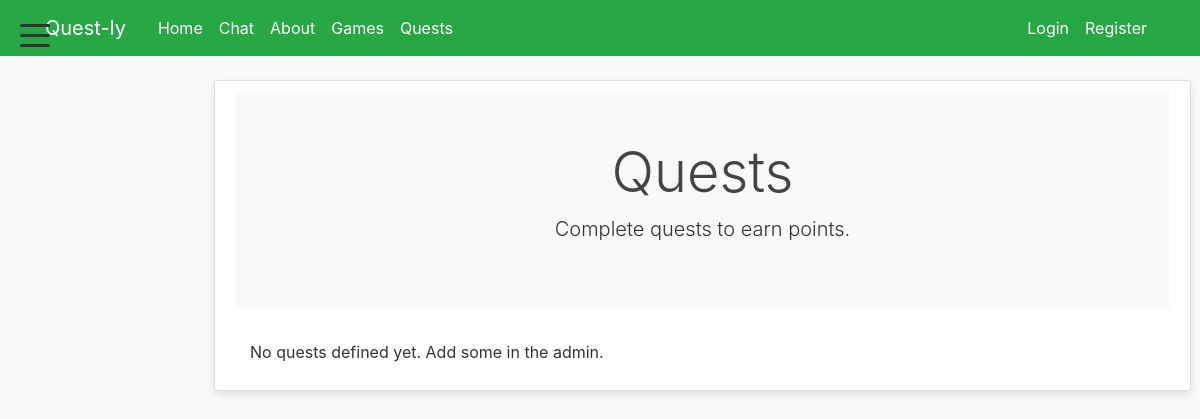
Page /quests/ on the earlier database version.
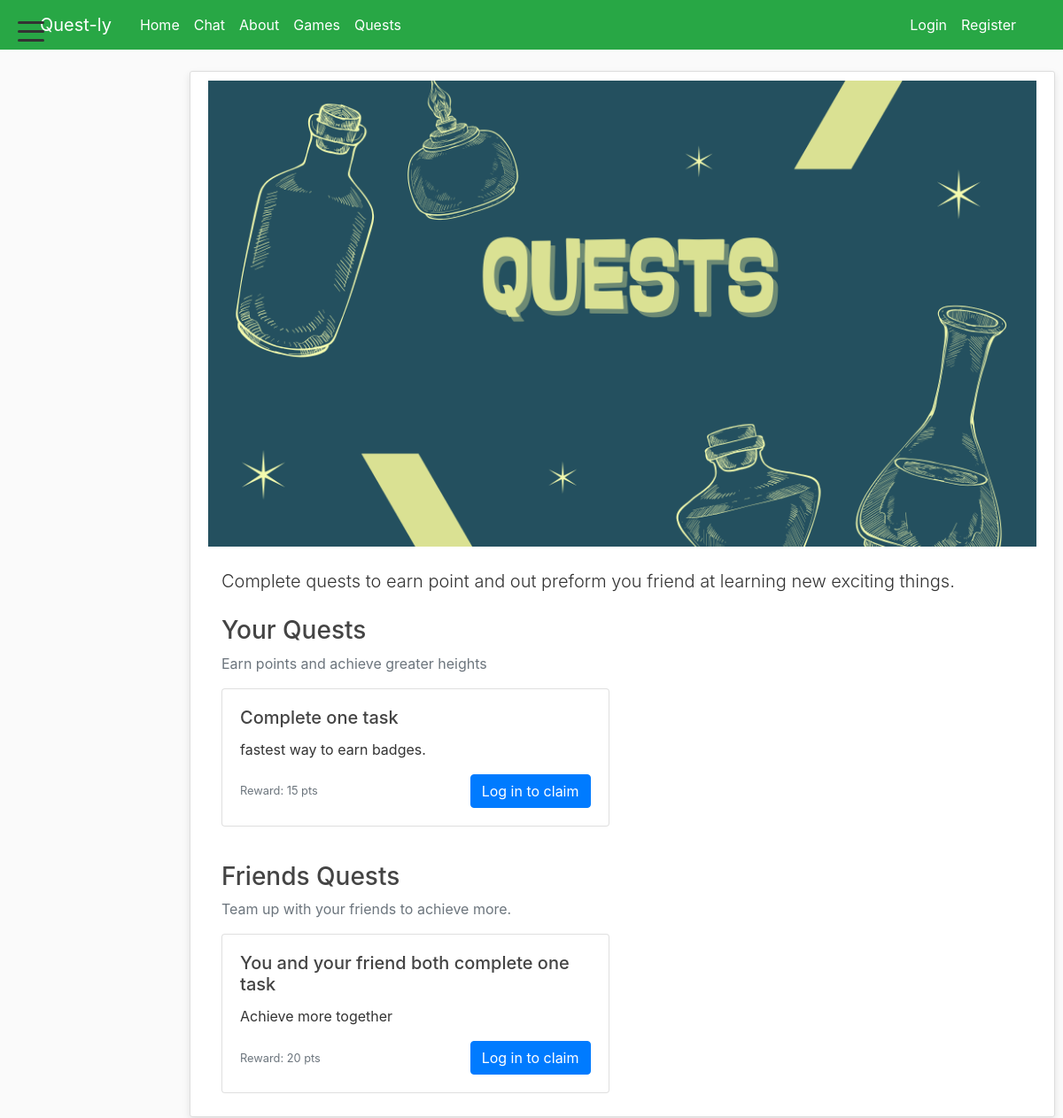
Same page on the later database version.
### blog/models.py (models this page shows, shortened)
class QuestPage(models.Model):
    hero_title = models.CharField(max_length=200, default='Quests')
    hero_text = models.TextField(blank=True, default='')
    hero_image = models.ImageField(upload_to='quests/', blank=True, null=True)

class QuestCategory(models.Model):
    name = models.CharField(max_length=150)
    description = models.TextField(blank=True, default='')
    order = models.IntegerField(default=0)
    class Meta:
        ordering = ['order', 'name']

class Quest(models.Model):
    category = models.ForeignKey(QuestCategory, related_name='quests', on_delete=models.CASCADE)
    title = models.CharField(max_length=200)
    description = models.TextField(blank=True, default='')
    points_reward = models.IntegerField(default=10, help_text='Points awarded when user completes this quest')
    is_active = models.BooleanField(default=True)
    created_at = models.DateTimeField(auto_now_add=True)

### quests/views.py (the view)
# urls.py: path('', views.quests, name='quests'),
def quests(request):
    page = QuestPage.objects.first()
    categories = QuestCategory.objects.prefetch_related('quests').all()
    completed_ids = set()
    if request.user.is_authenticated:
        completed_ids = set(CompletedQuest.objects.filter(user=request.user).values_list('quest_id', flat=True))
    return render(request, 'quests/quests.html', {
        'title': 'Quests',
        'page': page,
        'categories': categories,
        'completed_ids': completed_ids,
    })

### blog/context_processors.py (called while the page is built)
def all_courses(request):
    try:
        courses = Course.objects.all()
    except Exception:
        courses = []
    return {'all_courses': courses}

### blog/models.py (called while the page is built)
    def get_absolute_url(self):
        return reverse('task-detail', kwargs={'task_id': self.pk})

### blog/templatetags/custom_filters.py (called while the page is built)
@register.filter(name='is_not_student')
def is_not_student(user):
    try:
        if not getattr(user, 'is_authenticated', False):
            return True
        if user.groups.filter(name='Student').exists():
            return False
        if hasattr(user, 'profile') and getattr(user.profile, 'user_type', None) == 'student':
            return False
        return True
    except Exception:
        return True

### quests/templates/quests/quests.html
{% extends "blog/base.html" %}
{% block content %}
<div class="content-section">
    <div class="container-fluid p-0">
        {% if page and page.hero_image %}
            <div>
                <img src="{{ page.hero_image.url }}" alt="{{ page.hero_title }}" style="width:100%;height:auto;object-fit:cover;">
            </div>
        {% else %}
            <div class="jumbotron jumbotron-fluid text-center bg-light py-5">
                <div class="container">
                    <h1 class="display-4">Quests</h1>
                    <p class="lead">Complete quests to earn points.</p>
                </div>
            </div>
        {% endif %}
        <div class="container mt-4">
            {% if page and page.hero_text %}
                <p class="lead">{{ page.hero_text }}</p>
            {% endif %}
            {% for cat in categories %}
                <h3 class="mt-4">{{ cat.name }}</h3>
                {% if cat.description %}
                    <p class="text-muted">{{ cat.description }}</p>
                {% endif %}
                <div class="row">
                    {% for quest in cat.quests.all %}
                        <div class="col-md-6 mb-3">
                            <div class="card h-100">
                                <div class="card-body d-flex flex-column">
                                    <h5 class="card-title">{{ quest.title }}</h5>
                                    <p class="card-text">{{ quest.description|default:"(no description)" }}</p>
                                    <div class="mt-auto d-flex justify-content-between align-items-center">
                                        <small class="text-muted">Reward: {{ quest.points_reward }} pts</small>
                                        {% if user.is_authenticated %}
                                            {% if quest.id in completed_ids %}
                                                <button class="btn btn-outline-secondary" disabled>Completed</button>
                                            {% else %}
                                                <form method="post" action="{% url 'quest-complete' quest.id %}">
                                                    {% csrf_token %}
                                                    <button type="submit" class="btn btn-success">Done</button>
                                                </form>
                                            {% endif %}
                                        {% else %}
                                            <a href="{% url 'choose-login' %}?next={% url 'quests' %}" class="btn btn-primary">Log in to claim</a>
                                        {% endif %}
                                    </div>
                                </div>
                            </div>
                        </div>
                    {% endfor %}
                </div>
            {% empty %}
                <p>No quests defined yet. Add some in the admin.</p>
            {% endfor %}
        </div>
    </div>
</div>
{% endblock %}

### blog/templates/blog/base.html (shortened to what this page needs)
{% load static %}
{% load custom_filters %}
<!DOCTYPE html>
<html>
<head>
    <link rel="stylesheet" href="https://cdn.jsdelivr.net/npm/bootstrap@4.0.0/dist/css/bootstrap.min.css">
    <link rel="stylesheet" type="text/css" href="{% static 'blog/main.css' %}">
</head>
<body>
    <header class="site-header">
        <nav class="navbar navbar-expand-md navbar-dark bg-steel fixed-top">
            <div class="container">
                <button id="sidebarToggle" class="hamburger-menu">
                    <div class="bar"></div>
                    <div class="bar"></div>
                    <div class="bar"></div>
                </button>
                <a class="navbar-brand mr-4" href="{% url 'home' %}">Quest-ly</a>
                <div class="collapse navbar-collapse" id="navbarToggle">
                    <div class="navbar-nav mr-auto">
                        <a class="nav-item nav-link" href="{% url 'home' %}">Home</a>
                        {% if user|is_not_student %}
                            <a class="nav-item nav-link" href="{% url 'chat' %}">Chat</a>
                        {% endif %}
                        <a class="nav-item nav-link" href="{% url 'blog-about' %}">About</a>
                        <a class="nav-item nav-link" href="{% url 'games' %}">Games</a>
                        <a class="nav-item nav-link" href="{% url 'quests' %}">Quests</a>
                    </div>
                    <div class="navbar-nav">
                        {% if user.is_authenticated %}
                            <a class="nav-item nav-link logout-link" href="{% url 'logout' %}">Logout</a>
                            <a class="nav-item nav-link" href="{% url 'membership' %}">Membership</a>
                        {% else %}
                            <a class="nav-item nav-link" href="{% url 'choose-login' %}">Login</a>
                            <a class="nav-item nav-link" href="{% url 'register' %}">Register</a>
                        {% endif %}
                    </div>
                </div>
            </div>
        </nav>
    </header>
        <div class="row">
            <main id="mainContent" class="col-md-9 ml-sm-auto col-lg-10 px-md-4">
                <div class="row">
                    <div class="col">
                        {% block content %}{% endblock %}
                    </div>
                </div>
            </main>
        </div>
</body>
</html>

### blog/static/blog/main.css (style rules this page uses)
body { background: #fafafa; color: #333333; margin-top: 5rem; }
h1, h2, h3, h4, h5, h6 { color: #444444; }
.bg-steel { background-color: #28a745; }
.site-header { background: linear-gradient(45deg, #28a745, #ff9800); }
.site-header .navbar-nav .nav-link { color: #ffffff; }
.content-section { background: #ffffff; padding: 10px 20px; border: 1px solid #dddddd; border-radius: 3px; margin-bottom: 20px; box-shadow: 0 4px 8px rgba(0, 0, 0, 0.1); }
.hamburger-menu { display: flex; flex-direction: column; justify-content: space-around; width: 30px; height: 30px; background: transparent; border: none; cursor: pointer; padding: 0; z-index: 1060; position: fixed; top: 20px; left: 20px; outline: none; }
main#mainContent { transition: margin-left 0.28s ease, width 0.28s ease; width: 100%; margin-left: 0; }
main#mainContent > .row > .col { display: block; }
.hamburger-menu .bar { width: 100%; height: 3px; background-color: #333; border-radius: 2px; }

Differences in the rows shown:
added QuestPage: hero_image (picture), hero_text "Complete quests to earn point and out preform you friend at learning new exciting things."
added QuestCategory: name "Your Quests", description "Earn points and achieve greater heights"
added Quest: title "Complete one task", description "fastest way to earn badges.", points_reward "15", shown under "Your Quests"
added QuestCategory: name "Friends Quests", description "Team up with your friends to achieve more."
added Quest: title "You and your friend both complete one task", description "Achieve more together", points_reward "20", shown under "Friends Quests"
Other differences:
text no longer shown: "Quests Complete quests to earn points. No quests defined yet. Add some in the admin."
